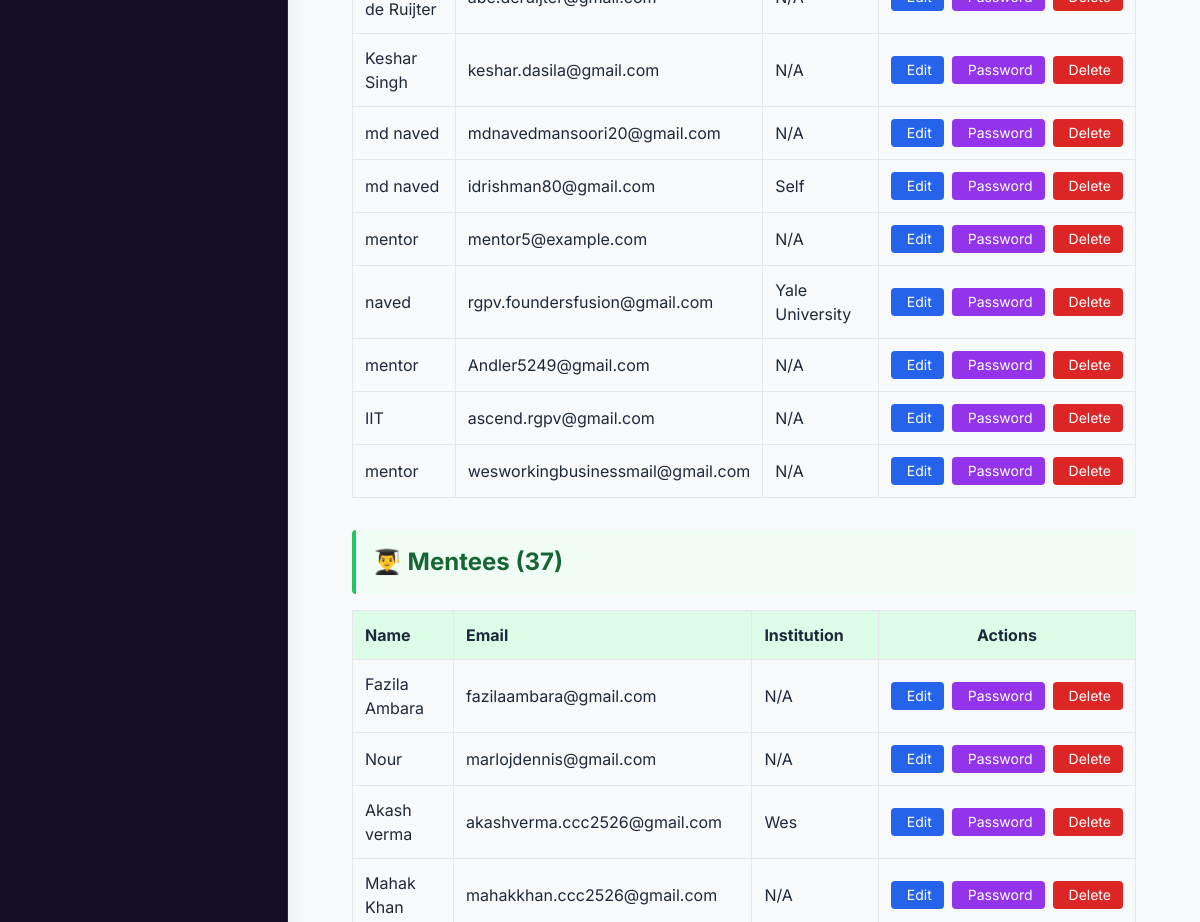
The app's page /manage_created_accounts (signed in, middle part), older data.
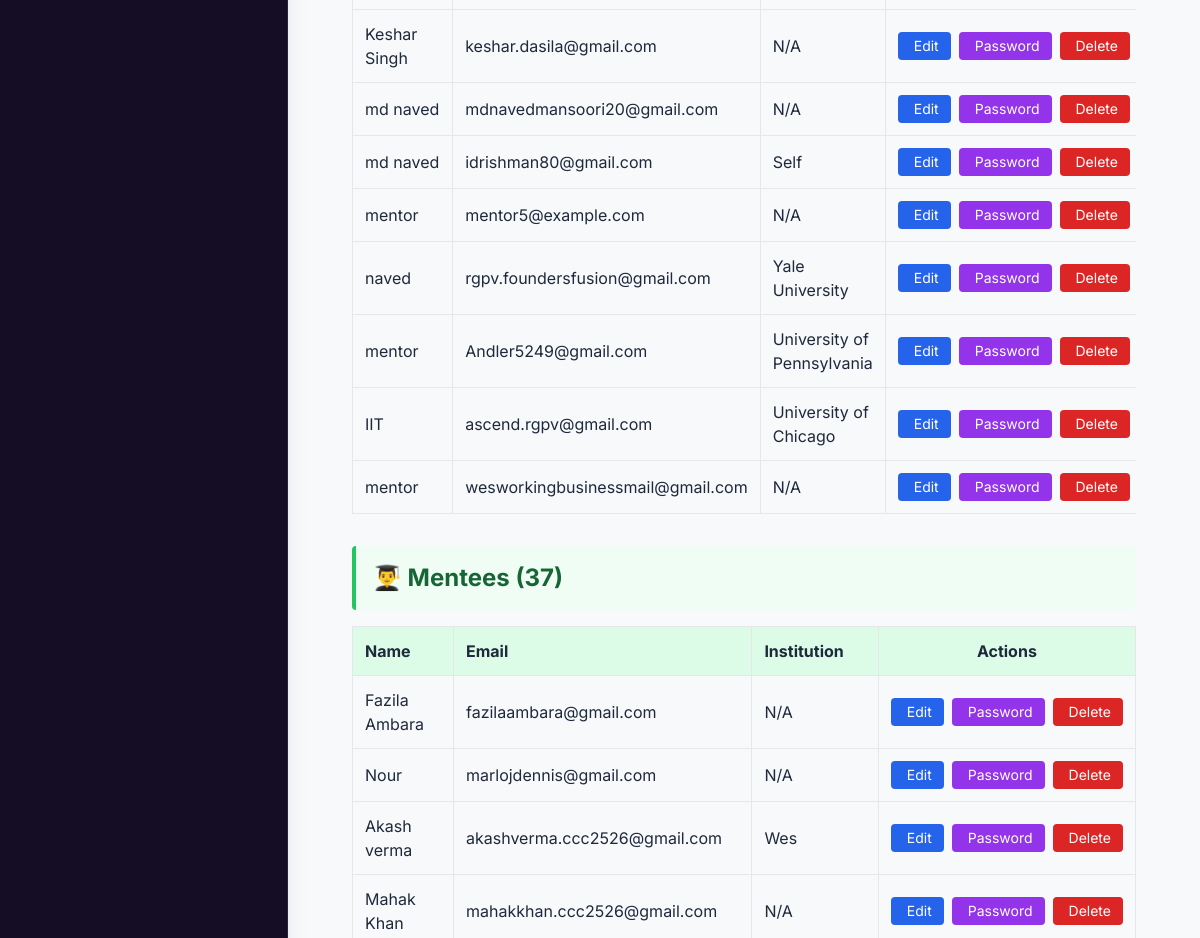
The same page, newer data.
### app.py (models this page shows, shortened)
class User(db.Model):
    __tablename__ = "signup_details"
    id = db.Column(db.Integer, primary_key=True)
    name = db.Column(db.String(100), nullable=False)
    email = db.Column(db.String(100), unique=True, nullable=False)
    password = db.Column(db.String(200), nullable=True)   # nullable for OAuth users
    user_type = db.Column(db.String(10), nullable=True)  # nullable until user selects type
    institution = db.Column(db.String(150), nullable=True)
    institution_id = db.Column(db.Integer, db.ForeignKey("institutions.id"), nullable=True)
    google_id = db.Column(db.String(200), unique=True, nullable=True)
    oauth_provider = db.Column(db.String(50), nullable=True)  # 'google', 'facebook', etc.
    profile_picture_url = db.Column(db.String(500), nullable=True)  # OAuth profile picture
    oauth_created_at = db.Column(db.DateTime, nullable=True)
    mentor_profile = db.relationship("MentorProfile", backref="user", uselist=False)
    institution_ref = db.relationship("Institution", backref="users", foreign_keys="User.institution_id")

### app.py (the view)
@app.route("/manage_created_accounts")
def manage_created_accounts():
    if "email" not in session or session.get("user_type") != "0":
        flash("Only supervisors can access this page!", "error")
        return redirect(url_for("signin"))
    all_users = User.query.all()
    mentors = [u for u in all_users if u.user_type == "1"]
    mentees = [u for u in all_users if u.user_type == "2"]
    institutions = [u for u in all_users if u.user_type == "3"]
    return render_template(
        "supervisor/manage_created_accounts.html",
        show_sidebar=True,
        mentors=mentors,
        mentees=mentees,
        institutions=institutions,
        total_accounts=len(all_users)
    )

### app.py (called while the page is built)
@app.context_processor
def inject_profile_complete():
    profile_complete = True  # Default to True (no popup)
    if "email" in session and session.get("user_type") in ["1", "2"]:
        user = User.query.filter_by(email=session["email"]).first()
        if user:
            profile_complete = check_profile_complete(user.id, session.get("user_type"))
    return dict(profile_complete=profile_complete)

### templates/supervisor/manage_created_accounts.html (shortened to what this page needs)
{% extends "base2.html" %}
{% block content %}
<div class="max-w-6xl mx-auto mt-8 p-6">
                    {% set institutions_list = [] %}
    <div class="mb-8">
        {% if mentors %}
        <div class="overflow-x-auto">
            <table class="w-full border-collapse">
                <tbody id="mentorTable">
                    {% for mentor in mentors %}
                    <tr class="hover:bg-gray-50 account-row" data-type="mentor" data-name="{{ mentor.name.lower() }}" data-email="{{ mentor.email.lower() }}" data-institution="{{ (mentor.institution or '').lower() }}">
                        <td class="border p-3">{{ mentor.name }}</td>
                        <td class="border p-3">{{ mentor.email }}</td>
                        <td class="border p-3">{{ mentor.institution or 'N/A' }}</td>
                        <td class="border p-3 text-center">
                            <div class="flex gap-2 justify-center">
                                <a href="{{ url_for('edit_user', user_id=mentor.id) }}" class="px-3 py-1 bg-blue-600 text-white rounded hover:bg-blue-700 text-sm inline-block">
                                    Edit
                                </a>
                                <a href="{{ url_for('reset_user_password', user_id=mentor.id) }}" class="px-3 py-1 bg-purple-600 text-white rounded hover:bg-purple-700 text-sm inline-block">
                                    Password
                                </a>
                                <form method="POST" action="{{ url_for('delete_user', user_id=mentor.id) }}" style="display:inline;" onsubmit="return confirm('Are you sure you want to delete this user? This action cannot be undone.');">
                                    <button type="submit" class="px-3 py-1 bg-red-600 text-white rounded hover:bg-red-700 text-sm">
                                        Delete
                                    </button>
                                </form>
                            </div>
                        </td>
                    </tr>
                    {% endfor %}
                </tbody>
            </table>
        </div>
        {% else %}
        <p class="text-gray-500 p-4">No mentors created yet.</p>
        {% endif %}
    </div>
    <div class="mb-8">
        <div class="bg-green-50 border-l-4 border-green-500 p-4 mb-4 rounded">
            <h2 class="text-2xl font-bold text-green-800">👨‍🎓 Mentees (<span id="menteeCount">{{ mentees|length }}</span>)</h2>
        </div>
        {% if mentees %}
        <div class="overflow-x-auto">
            <table class="w-full border-collapse">
                <thead>
                    <tr class="bg-green-100">
                        <th class="border p-3 text-left">Name</th>
                        <th class="border p-3 text-left">Email</th>
                        <th class="border p-3 text-left">Institution</th>
                        <th class="border p-3 text-center">Actions</th>
                    </tr>
                </thead>
                <tbody id="menteeTable">
                    {% for mentee in mentees %}
                    <tr class="hover:bg-gray-50 account-row" data-type="mentee" data-name="{{ mentee.name.lower() }}" data-email="{{ mentee.email.lower() }}" data-institution="{{ (mentee.institution or '').lower() }}">
                        <td class="border p-3">{{ mentee.name }}</td>
                        <td class="border p-3">{{ mentee.email }}</td>
                        <td class="border p-3">{{ mentee.institution or 'N/A' }}</td>
                        <td class="border p-3 text-center">
                            <div class="flex gap-2 justify-center">
                                <a href="{{ url_for('edit_user', user_id=mentee.id) }}" class="px-3 py-1 bg-blue-600 text-white rounded hover:bg-blue-700 text-sm inline-block">
                                    Edit
                                </a>
                                <a href="{{ url_for('reset_user_password', user_id=mentee.id) }}" class="px-3 py-1 bg-purple-600 text-white rounded hover:bg-purple-700 text-sm inline-block">
                                    Password
                                </a>
                                <form method="POST" action="{{ url_for('delete_user', user_id=mentee.id) }}" style="display:inline;" onsubmit="return confirm('Are you sure you want to delete this user? This action cannot be undone.');">
                                    <button type="submit" class="px-3 py-1 bg-red-600 text-white rounded hover:bg-red-700 text-sm">
                                        Delete
                                    </button>
                                </form>
                            </div>
                        </td>
                    </tr>
                    {% endfor %}
                </tbody>
            </table>
        </div>
        {% else %}
        <p class="text-gray-500 p-4">No mentees created yet.</p>
        {% endif %}
    </div>
</div>
{% endblock %}

### templates/base2.html (shortened to what this page needs)
<!DOCTYPE html>
<html lang="en">
<head>
    <script src="https://cdn.tailwindcss.com"></script>
    <link rel="stylesheet" href="{{ url_for('static', filename='design-system.css') }}">
    <link href='https://cdn.jsdelivr.net/npm/fullcalendar@5.11.3/main.min.css' rel='stylesheet' />
</head>
<body class="flex flex-col h-screen overflow-hidden text-slate-800">
    <div class="flex flex-1 overflow-hidden relative">
        {% if show_sidebar %}
        <aside id="sidebar" class="sidebar w-72 flex-shrink-0 flex flex-col transition-all duration-300 ease-in-out z-20
                          fixed inset-y-0 left-0 transform -translate-x-full md:relative md:translate-x-0
                          overflow-y-auto custom-scrollbar border-r border-slate-200/10 shadow-xl">
        </aside>
        {% endif %}
        <main class="flex-1 p-6 md:p-10 overflow-y-auto pb-32">
            {% block content %}{% endblock %}
        </main>
    </div>
</body>
</html>

### static/design-system.css (style rules this page uses)
:root { --primary: 221 83% 53%; --primary-foreground: 0 0% 100%; --accent: 213 94% 68%; --background: 220 30% 98%; --foreground: 222 47% 11%; --card: 0 0% 100%; --card-foreground: 222 47% 11%; --muted: 220 20% 94%; --muted-foreground: 220 10% 46%; --border: 220 20% 90%; --border-hover: 221 83% 53%; --success: 150 80% 40%; --warning: 40 95% 50%; --destructive: 0 85% 60%; --info: 210 90% 55%; --sidebar-background: 260 50% 10%; --sidebar-foreground: 220 20% 95%; --sidebar-accent: 215 25% 27%; --sidebar-border: 215 25% 20%; --sidebar-primary: 221 83% 70%; --sidebar-primary-foreground: 0 0% 100%; --shadow-sm: 0 1px 2px 0 rgb(0 0 0 / 0.05); --shadow-md: 0 4px 6px -1px rgb(0 0 0 / 0.08); --shadow-lg: 0 10px 15px -3px rgb(0 0 0 / 0.08), 0 4px 6px -4px rgb(0 0 0 / 0.04); --shadow-xl: 0 20px 25px -5px rgb(0 0 0 / 0.08), 0 8px 10px -6px rgb(0 0 0 / 0.04); --shadow-2xl: 0 25px 50px -12px rgb(0 0 0 / 0.25); --shadow-glow: 0 0 20px -5px hsl(var(--primary) / 0.5); }
.sidebar { background-color: hsl(var(--sidebar-background)); color: hsl(var(--sidebar-foreground)); border-right: 1px solid hsl(var(--sidebar-border)); }

### templates/base2.html (style rules this page uses)
body { font-family: 'Inter', sans-serif; background-color: hsl(220, 30%, 98%); }

Row changes from the older to the newer data that the page shows:
changed User "Andler5249@gmail.com": institution "N/A" → "University of Pennsylvania"
changed User "IIT": institution "N/A" → "University of Chicago"
